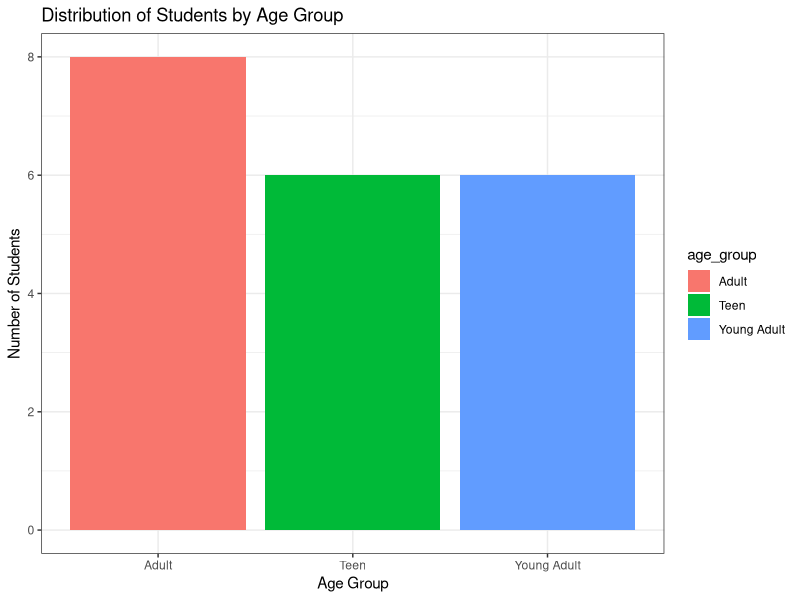

The R source for this figure: (Note: this script raises an error after producing the figure.)
# Installing packages in r
# install.packages("tidyverse")
# install.packages("lubridate")
# install.packages("dplyr")
# install.packages("ggplot2")


# To load Packages
library(tidyverse)
library(lubridate)
library(dplyr)
# library(ggplot2)

#Student Data Frame
Data_Frame <- data.frame(
    name = c("Ayoukunle", "Ayobami", "Sophia", "Noah", "Olivia", "William", "Liam", "James", "Isabella", "Benjamin", "Charlotte", "Elijah", "Ameeda", "Aisha", "Evelyn", "Mason", "Harper", "Ethan", "Abigail", "Awesome"),
    age = c(13, 23, 29, 19, 24, 30, 35, 22, 30, 26, 18, 16, 29, 21, 22, 14, 16, 25, 34, 33),
    class = c("100 Level", "200 Level", "300 Level", "200 Level", "400 Level", "100 Level", "300 Level", "200 Level", "400 Level", "300 Level", "500 Level", "100 Level", "300 Level", "400 Level", "100 Level", "500 Level", "300 Level", "100 Level", "300 Level", "100 Level"),
    score = c(92, 78, 61, 47, 39, 85, 98, 55, 100, 80, 67, 35, 90, 72, 43, 25, 88,80,50,25)
)


# Conditional Columns 
df1 <- Data_Frame %>%
  mutate(grade = case_when(
    score >= 85 ~ "A",
    score >= 75 & score < 85 ~ "B",
    score >= 65 & score < 75 ~ "C",
    score >= 50 & score < 65 ~ "D",
    score < 50 ~ "F"
  ))  
View(df1)

df2 <- df1 %>%
  mutate(age_group = case_when(
    age >=13 & age<=19 ~ "Teen",
    age >=20 & age<=25 ~ "Young Adult",
    age >25 ~ "Adult"
  ))
 View(df2)



#dataset containing class and number of students in each class

class_frequency <- Data_Frame%>% 
    group_by(class)%>%
    reframe(Count = n())     
class_frequency

class_frequency <- Data_Frame %>%
    count(class) 
     # Modifies the headings of the table  
    names(class_frequency) <- c("Year_of_Study", "Count") 

View(class_frequency)



#Ploting the distribution 



age_group_counts <- df2 %>%
  count(age_group) 

ggplot(age_group_counts, aes(x = age_group, y = n, fill = age_group)) +
  geom_bar(stat = "identity", linetype = "dashed") +  # Adjust fill color as desired
  labs(title = "Distribution of Students by Age Group",
       x = "Age Group",
       y = "Number of Students"
       ) +
  theme_bw()


#Random Selection 

names <- c("Idris", "Berbatov", "Paul")
#no of rows 
students <- 20
#an empty data frame
student_data <- data.frame(name = character(), age = integer(), grade = character())

for (i in 1:students) 
{
    random_name <- sample(names, 1)
    age <- round(runif(1, min = 13, max = 100))
    grade <- function(score) {
    if (score >= 85) return("A")
    else if (score >= 75 & score < 85) return("B")
    else if (score >= 65 & score < 75) return("C")
    else if (score >= 50 & score < 65) return("D")
    else return("F")
  }
#generates a score and assigns a grade  
  score <- round(runif(1, min = 45, max = 100))
  random_grade <- grade(score)
  
# Adds rows to the data frame
  student_data <- rbind(student_data, data.frame(name = random_name, age = age, grade = random_grade))
}
View(student_data)

write.csv(Data_Frame,"C:/Users/PetuMyles/Desktop/table.csv",row.names = FALSE)
